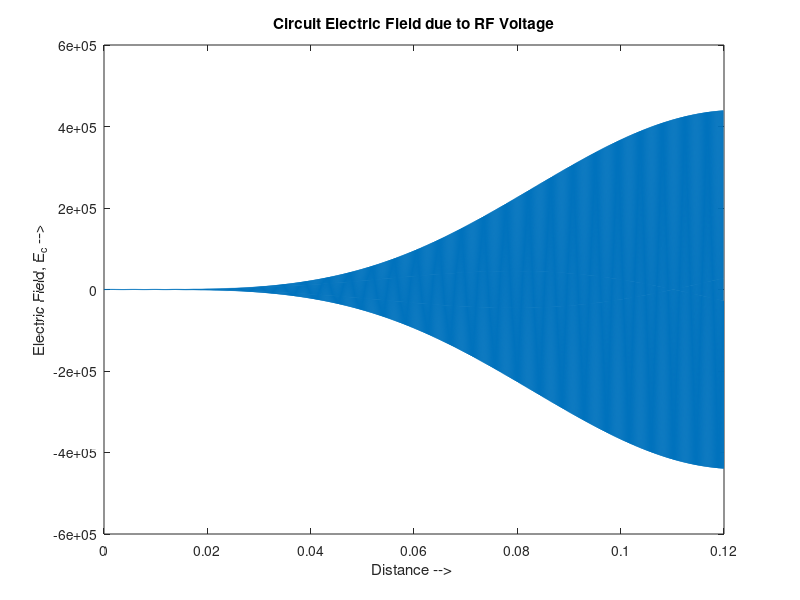
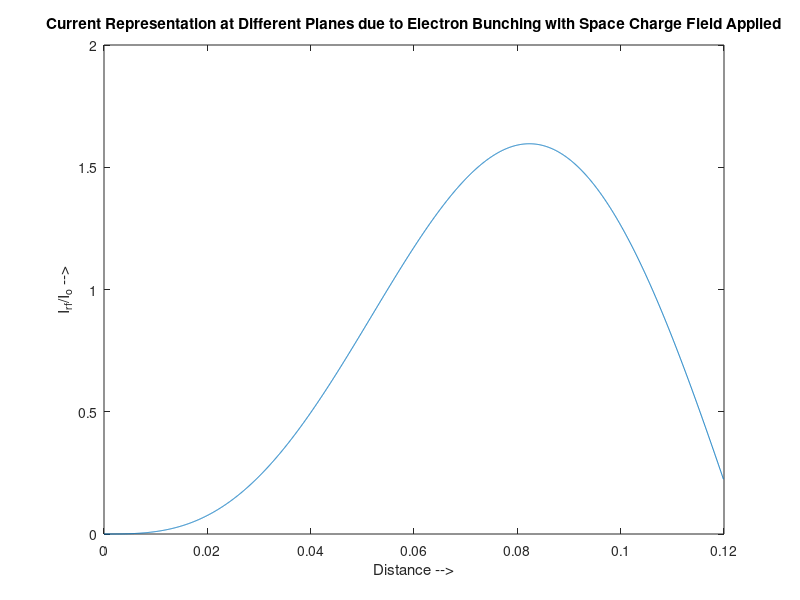
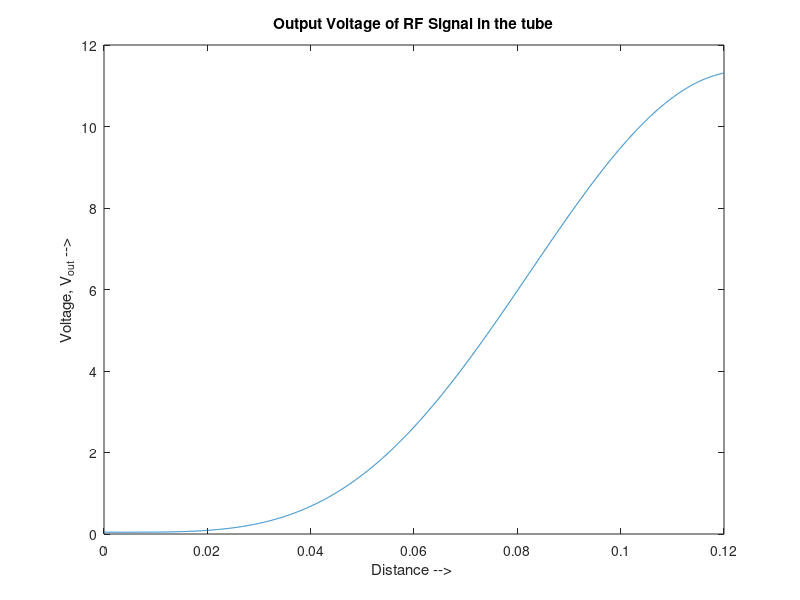
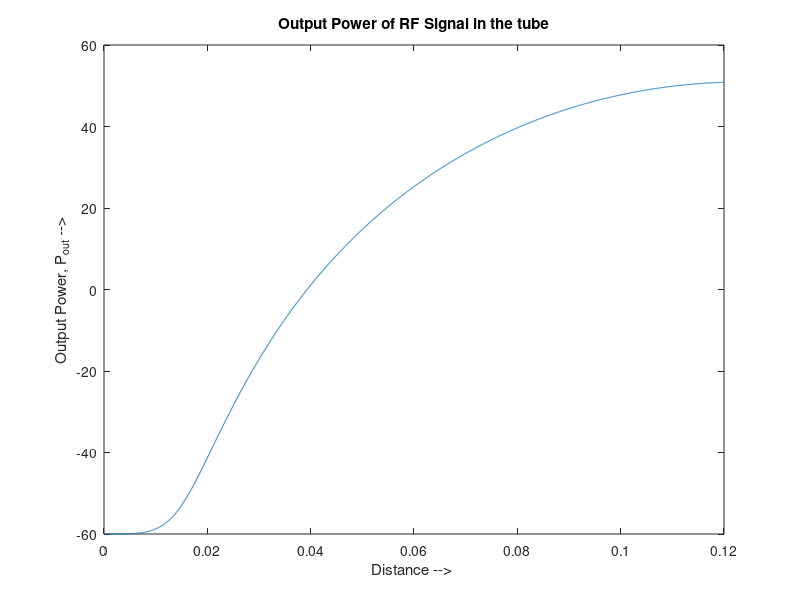

These figures' MATLAB source, in order:
%________________________________________________
%Simulation Code for Staggered Double Vane       |
%Traveling Wave Tube (No Cylindrical Beam)       |
%Calculating Induced Voltage                     |
%________________________________________________|
%Author: Aakash Bansal                           |
%Dated : 13th July 2017                          |
%Place : MWT Division, CSIR-CEERI, Pilani        |
%Guide : Dr. Vishnu Srivastava, Emeritus Sci.    |
%________________________________________________|

close all
clear all
clc

%________________________________________________
%Constant Values                                 |
%________________________________________________|
c = 299792458;      %Speed of Light              |
e = 1.6*10^(-19);   %Electron Charge             |
ms = 9.11*10^(-31);  %Mass of Electron           |
ep0=8.85*10^(-12);  %Permittivity of Free Space  |
%________________________________________________|

%________________________________________________
%Variable Values                                 |
%________________________________________________|
F = 220000000000;   %Operating Frequency         |
I = 100;            %Beam Current in mA          |
V = 20;             %Beam Voltage in kV          |
BW= 50660000000;    %BandWidth of the RF Signal  |
Beam_T = 100;       %Beam Thickness in um        |
Beam_W = 600;       %Beam Width in um            |
ND = 12;            %Number of Disc(or electrons)|
NZ = 8;             %Number of Steps per Lambda_e|
Ln = 0.12;          %Length of Tube in m         |
Pin= 0.001;             %Input Power of RF Signal    |
%________________________________________________|
BeamT = Beam_T/1000000;
BeamW = Beam_W/1000000;
I0 = I/1000;
% Calculating Beam Velocity
% Using Equation 1 specified in the documentation
vp = c*sqrt(1-1/(1+(V/511))^2);
u0 = vp;
% Calculating Axial Propagation Constant 
% Using equation 2 specified in the documentation
Beta = 2*pi*F/vp;
% Calculating Pitch
Pitch = 2.5*pi/Beta;
% Calculating Gap
Gap = 0.3*Pitch;
% Calculating Vane Thickness
V_Thick = Pitch - Gap;
% Calculating Beam Tunnel Height
A = 1/Beta;
B_T_Height = 2*A;
% Calculating Vane Height
V_Height = 3 * B_T_Height;
% Calculating Total Height
H = (2*V_Height) + B_T_Height;
% Calculating upper and lower cutoff frequency
Fu = F + BW/2;
Fl = F - BW/2;
% Calculating Width of the Rectangular Waveguide
W = c/(2*Fl);
% Calculating Current Density
J = (I0)/(BeamT*BeamW);
% Calculating Wavelength
Lambda = 2*pi/Beta;
% Calculating Charge
q = (J*BeamT*BeamW)/(ND*6*F);
% Calculating Impedance - This is for Helix and needs to be updated for
% staggered later
k = 2*pi*F/c;
Gamma = sqrt((Beta^2) - (k^2));
% N is SlowDown Factor
N = Beta/k;
a = 2*A;
% Defining Impedance
Z = 0.9675;
% Calculating Electric Field
E0 = Beta*sqrt(2*Z*Pin);
% Initializing Conditions at plane, k=1
dz = u0/(F*NZ);
NS = round(Ln/dz);

for x=1:ND
    pos(1,x) = x*dz;
    t(1,x) = (x-1)*Lambda/(ND*u0);
    ui(1,x) = u0 - u0*0.001*sin(2*pi*F*t(1,x));
    % Modulated Velocity
    uine(1,x) = 1/ui(1,x);
    % Unmodulated Velocity
    %uine(1,x) = 1/u0;
end

z(1) = 0;
Acc_E(1,:) = 0;

% Calculating Input RF Voltage

Vin(1) = sqrt(2*Z*Pin);
Z_Ln = 0:Ln/NS:Ln;
irf(1) = 0;
current_constant = 2*F*q;
ang_f = 2*pi*F;
dVin = 0;
curr_const2(1:NS) = 0;
Ec(1) = Beta*Vin(1);

for k = 1:NS-1
    for x = 1:ND
        Acc_E(k+1,x) = (e*(Ec(k))/ms)*((1-(u0/c)^2)^(3/2))*((uine(k,x))^3)/10^12;
        uine(k+1,x) = uine(k,x) + dz*Acc_E(k,x);
        t(k+1,x) = (t(k,x) + dz*uine(k,x));
        pos(k+1,x) = t(k+1,x)/uine(k+1,x);
        Ec(k+1) = Beta*Vin(k)*exp(1i*Beta*Z_Ln(k))*exp(1i*ang_f*t(k+1,x));
        curr_const2(k+1) = curr_const2(k+1) + (sin(3*ang_f*BeamT*0.5/u0)/(3*ang_f*BeamT*0.5/u0))*exp(-1i*3*ang_f*t(k+1,x));    
    end
    Vin(k+1) = (Vin(k)) + sign(dVin)*(dVin);
    Pout(k) = abs(Vin(k))*abs(Vin(k))/(2*Z);
    Gain(k) = 10*log10(Pout(k)/Pin);
    z(k+1) = z(k) + dz;
    irf(k+1) = 10*current_constant*curr_const2(k+1);
    if(irf(k) == 0)
        dVin = 0;
    else
        Tou_e = (-1/dz)*log((irf(k+1)/irf(k)));
        dVin = (-Z/2)*abs(irf(k+1))*((1-exp(-1*Beta*dz)/exp(-1*Tou_e*dz))/(1-Beta/Tou_e));
    end
end


figure;
plot(Z_Ln(1:NS-1),real(Ec(1:NS-1)));
title('Circuit Electric Field due to RF Voltage');
ylabel('Electric Field, E_c -->');
xlabel('Distance --> ');

figure;
plot(z(1:NS-1),5*abs(irf(1:NS-1)/I0));
title('Current Representation at Different Planes due to Electron Bunching with Space Charge Field Applied');
xlabel('Distance -->');
ylabel('I_r_f/I_o -->');

figure;
plot(Z_Ln(1:NS),(Vin));
title('Output Voltage of RF Signal in the tube');
xlabel('Distance --> ');
ylabel('Voltage, V_o_u_t -->');

figure;
plot(Z_Ln(1:NS-1),20*log10(Pout));
title('Output Power of RF Signal in the tube');
xlabel('Distance --> ');
ylabel('Output Power, P_o_u_t -->');

figure;
plot(Z_Ln(1:NS-1),(Pout));
title('Output Power of RF Signal in the tube');
xlabel('Distance --> ');
ylabel('Output Power, P_o_u_t -->');